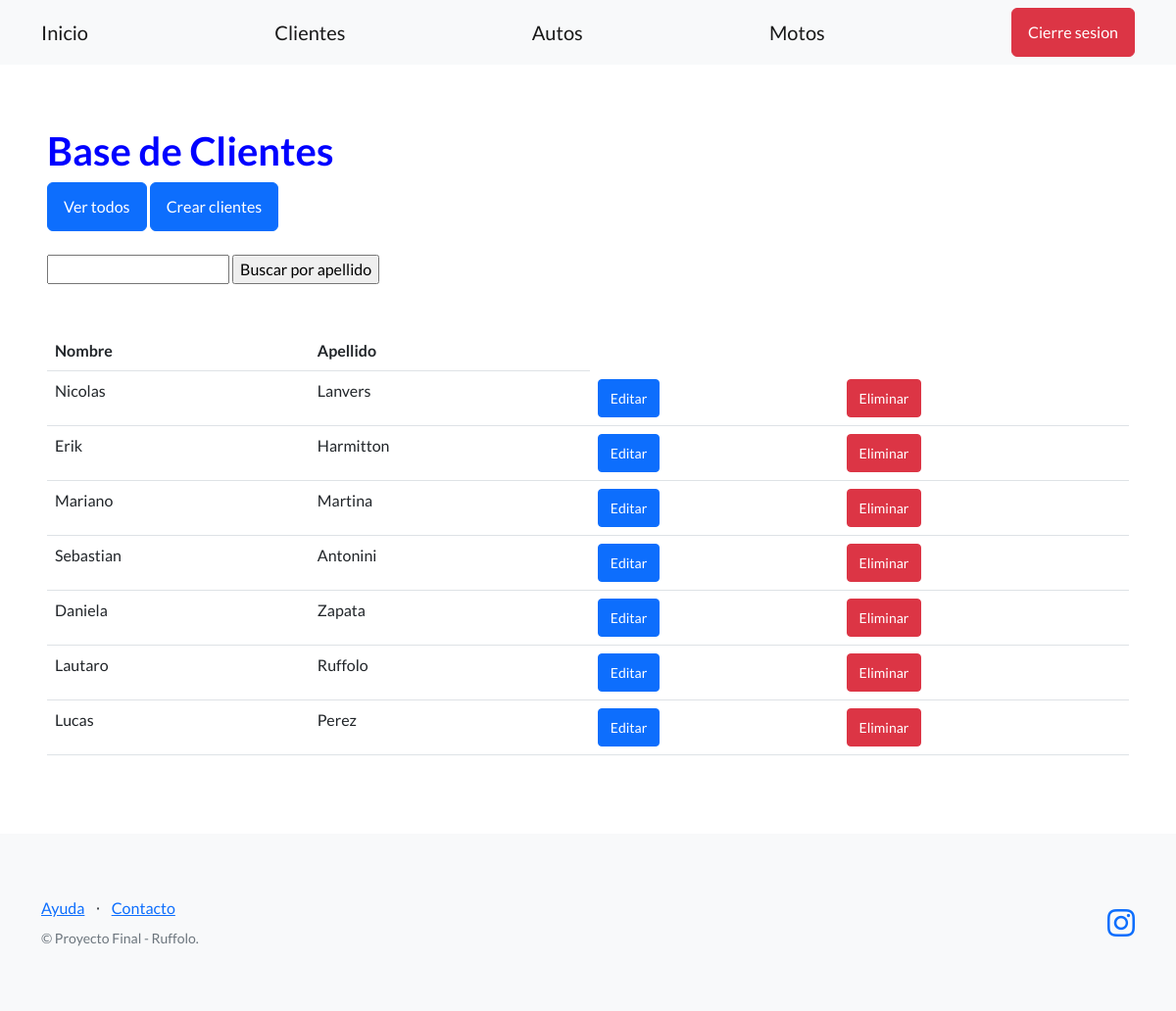
/ficheros/clientes/ (signed in), run on an earlier commit of the app's database.
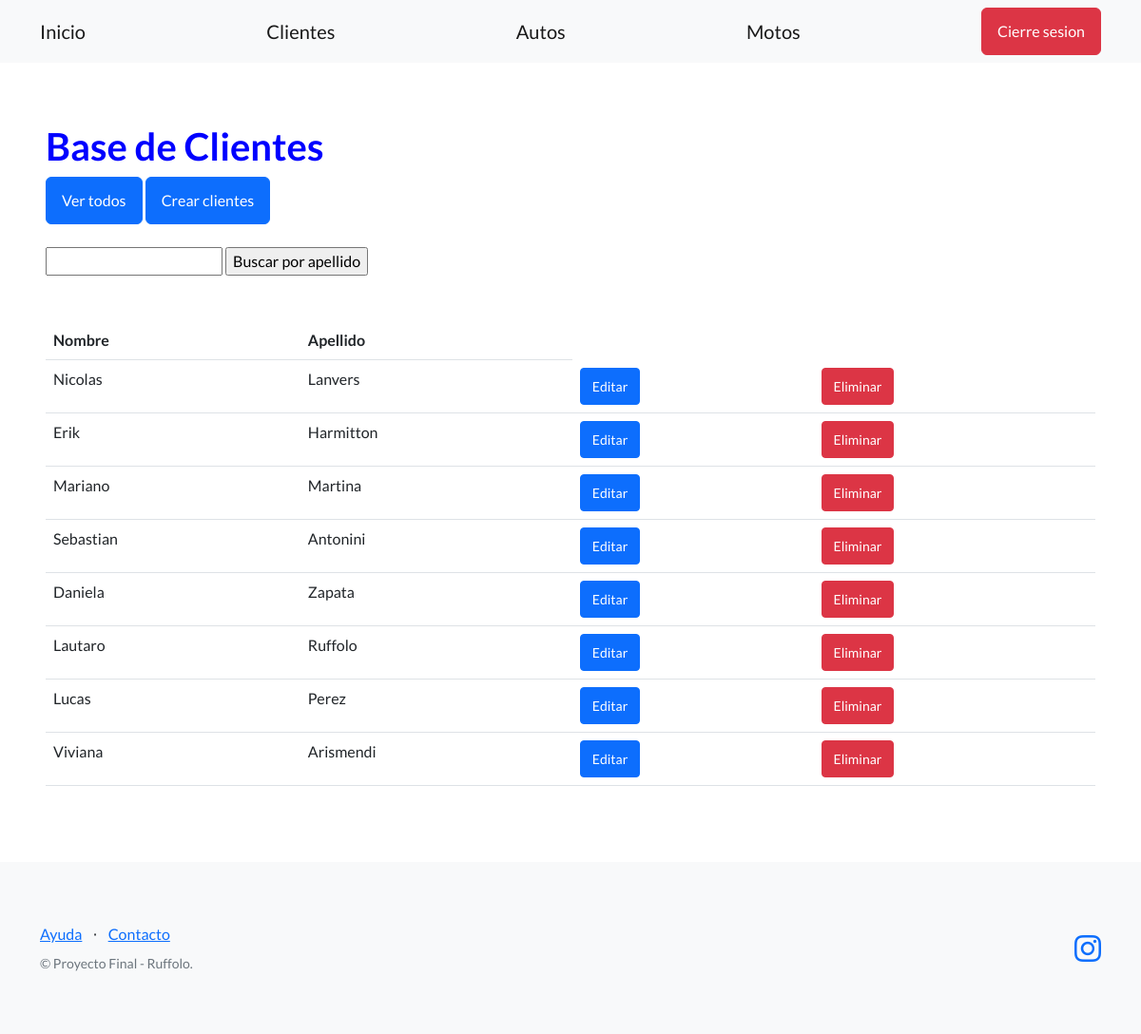
And on a later commit of the database.
### Ficheros/models.py (models this page shows, shortened)
class Cliente(models.Model):
    nombre = models.CharField(max_length=100)
    apellido = models.CharField(max_length=100)
    email = models.EmailField()

### Ficheros/views.py (the view)
# urls.py: path("clientes/", listar_clientes, name="lista_clientes"),
@login_required
def listar_clientes(request):
    contexto ={
        "clientes" : Cliente.objects.all()
    }
    http_response = render(
        request=request,
        template_name='Ficheros/lista_clientes.html',
        context=contexto,
    )
    return http_response

### Ficheros/templates/Ficheros/lista_clientes.html (shortened to what this page needs)
{% extends "base.html" %}
    {% block contenido %}
    <h1 style="color:blue;">
      Base de Clientes
    </h1>
    <a class="btn btn-primary" href="{% url "lista_clientes" %}">Ver todos</a>
    <a class="btn btn-primary" href="{% url "crear_clientes" %}">Crear clientes</a>
    <br><br>
    <form action="{% url 'buscar_clientes' %}" method="post">
     <input type="text" name="busqueda">
     <input type="submit" value="Buscar por apellido">
    </form>
    <br><br>
  <table class="table">
    <tbody>
      <tr>
        <th>Nombre</th>
        <th>Apellido</th>
      </tr>
      {% for cliente in clientes %}
      <tr>
        <td>{{ cliente.nombre}}</td>
        <td>{{ cliente.apellido}}</td>
        <td>
          <a class="btn btn-primary btn-sm" href="{% url 'editar_cliente' cliente.id %}">Editar</a>
        </td>
        <td>
          <form action="{% url 'eliminar_cliente' cliente.id %}" method="post">
            <input type="submit" class="btn btn-danger  btn-sm" value="Eliminar"/>
          </form>
        </td
      </tr>
      {% endfor %}
    </tbody>
  </table>
    {% endblock contenido %}

What changed in the data, as far as the page shows it:
added Cliente: nombre "Viviana", apellido "Arismendi"
